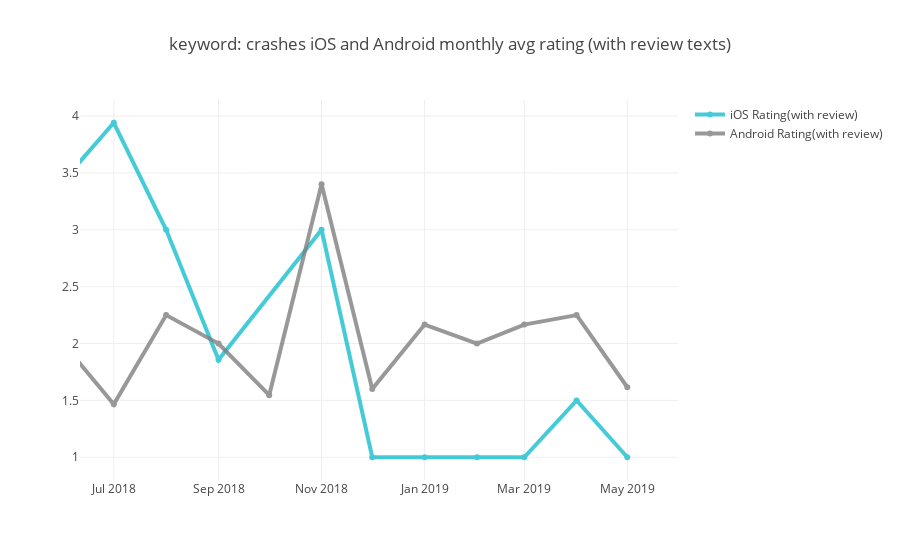

The notebook cell this image was saved under:
### Code cell
#show change

kw = "crashes"

as_kw_to_review_sub= ios_kw_rating[ios_kw_rating["keyword"] == kw].sort_values("month_start",ascending=False)
gp_kw_to_review_sub = android_kw_rating[android_kw_rating["keyword"] == kw].sort_values("month_start",ascending=False)

# monthly trend
trace_ios = go.Scatter(
                x=as_kw_to_review_sub.month_start,
                y=as_kw_to_review_sub["Rating"],
                name = "iOS Rating(with review)",
                line = dict(color = '#17BECF', width = 4),
                opacity = 0.8)

trace_android = go.Scatter(
                x=gp_kw_to_review_sub.month_start,
                y=gp_kw_to_review_sub["Rating"],
                name = "Android Rating(with review)",
                line = dict(color = '#7F7F7F', width = 4),
                opacity = 0.8)

data = [trace_ios,trace_android]

layout = dict(
    title = "keyword: " + kw + " " +"iOS and Android monthly avg rating (with review texts)",
    xaxis = dict(
        range = ['2018-06-11','2019-05-31'])
)

fig = dict(data=data, layout=layout)
py.iplot(fig, filename = "Manually Set Range")

### Figure 1 — Plotly figure (JSON) as saved in the notebook; plotly's stock layout.template omitted (floating-point values rounded to 4 significant figures)
{"data": [{"line": {"color": "#17BECF", "width": 4}, "name": "iOS Rating(with review)", "opacity": 0.8, "type": "scatter", "uid": "543578ba-5f3d-4071-9031-4f458f83a72a", "x": ["2019-05-01", "2019-04-01", "2019-03-01", "2019-02-01", "2019-01-01", "2018-12-01", "2018-11-01", "2018-09-01", "2018-08-01", "2018-07-01", "2018-06-01", "2018-05-01"], "y": [1, 1.5, 1, 1, 1, 1, 3, 1.857, 3, 3.941, 3.429, 1.429]}, {"line": {"color": "#7F7F7F", "width": 4}, "name": "Android Rating(with review)", "opacity": 0.8, "type": "scatter", "uid": "7a220a6f-a218-4347-b010-5e43cb9af835", "x": ["2019-05-01", "2019-04-01", "2019-03-01", "2019-02-01", "2019-01-01", "2018-12-01", "2018-11-01", "2018-10-01", "2018-09-01", "2018-08-01", "2018-07-01", "2018-06-01", "2018-05-01"], "y": [1.615, 2.25, 2.167, 2, 2.167, 1.6, 3.4, 1.545, 2, 2.25, 1.467, 2, 1.706]}], "layout": {"title": "keyword: crashes iOS and Android monthly avg rating (with review texts)", "xaxis": {"range": ["2018-06-11", "2019-05-31"]}}}
